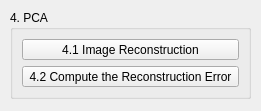
<?xml version="1.0" encoding="UTF-8"?>
<ui version="4.0">
 <class>MainWindow</class>
 <widget class="QMainWindow" name="MainWindow">
  <property name="geometry">
   <rect>
    <x>0</x>
    <y>0</y>
    <width>261</width>
    <height>111</height>
   </rect>
  </property>
  <property name="windowTitle">
   <string>MainWindow</string>
  </property>
  <widget class="QWidget" name="centralwidget">
   <widget class="QGroupBox" name="groupBox">
    <property name="geometry">
     <rect>
      <x>10</x>
      <y>10</y>
      <width>241</width>
      <height>89</height>
     </rect>
    </property>
    <property name="title">
     <string>4. PCA</string>
    </property>
    <layout class="QVBoxLayout" name="verticalLayout">
     <item>
      <widget class="QPushButton" name="reconstructionButton">
       <property name="text">
        <string>4.1 Image Reconstruction</string>
       </property>
      </widget>
     </item>
     <item>
      <widget class="QPushButton" name="errorButton">
       <property name="text">
        <string>4.2 Compute the Reconstruction Error</string>
       </property>
      </widget>
     </item>
    </layout>
   </widget>
  </widget>
 </widget>
 <resources/>
 <connections/>
</ui>
